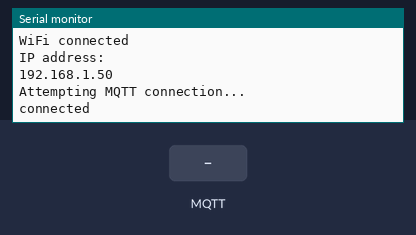
Recording of a sketch running on a simulated ESP32. On the bench: the last lines printed to the serial monitor. The test bench sets the inputs (shaded band). WiFi joins after 1.5 s; servers stay silent unless stated; random numbers use the default seed unless the sketch sets one; no MQTT or app messages arrive unless stated.

Above: at 2.7 s.
2.8 s: MQTT message "1" arrives on the first subscribed topic
At 2.96 s:
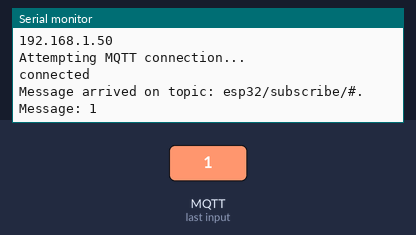
4.5 s: MQTT message "on" arrives on the first subscribed topic
At 4.9 s:
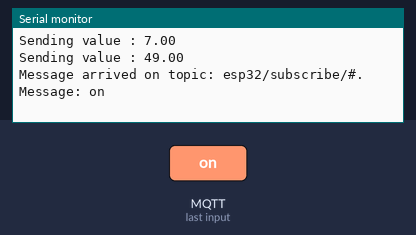
6.0 s: MQTT message "off" arrives on the first subscribed topic
Timing chart, 0 to 9.0 s (numbered marks = the images above; inputs shaded):
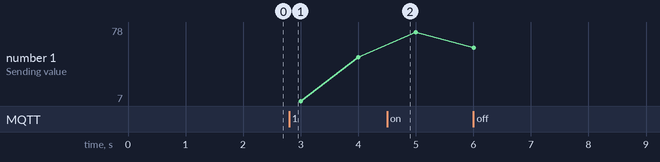

The sketch:

EspMqttClient.ino
```cpp
#include <WiFi.h>
#include <PubSubClient.h>
#include <Wire.h>

// Replace the next variables with your SSID/Password combination
const char* ssid = "SSID"; //SSID
const char* password = "Password"; //Password

// Must be a unique clientID
const char* clientId = "esp123";

// Replace the next variables with your RabitMQ inforamtions
const char* mqtt_server = "192.168.1.1"; //rabbitmq ip
const long mqtt_server_port = 1883; //rabbitmq port
const char* mqtt_topic_pub = "esp32/publish/esp123"; //clientId must be added
const char* mqtt_topic_sub = "esp32/subscribe/#";


WiFiClient espClient;
PubSubClient client(espClient);
long lastMsg = 0;
long loopCount = 0;
long delayTime = 0;


void setup() {
  Serial.begin(115200);

  setup_wifi();

  //strcat(mqtt_topic_pub, clientId);
  client.setServer(mqtt_server, mqtt_server_port);
  client.setCallback(callback);

}

void setup_wifi() {
  delay(10);
  // We start by connecting to a WiFi network
  Serial.println();
  Serial.print("Connecting to ");
  Serial.println(ssid);

  WiFi.begin(ssid, password);

  while (WiFi.status() != WL_CONNECTED) {
    delay(500);
    Serial.print(".");
  }

  Serial.println("");
  Serial.println("WiFi connected");
  Serial.println("IP address: ");
  Serial.println(WiFi.localIP());
}

void callback(char* topic, byte* message, unsigned int length) {
  Serial.print("Message arrived on topic: ");
  Serial.print(topic);
  Serial.print(". Message: ");
  String messageTemp;

  for (int i = 0; i < length; i++) {
    Serial.print((char)message[i]);
    messageTemp += (char)message[i];
  }
  Serial.println();

  if(String(topic).startsWith("esp32/subscribe/esp123/")) {
    Serial.println("DEVICE OVERLOADED!!");
  }
}

void reconnect() {
  // Loop until we're reconnected
  while (!client.connected()) {
    Serial.println("Attempting MQTT connection...");
    // Attempt to connect
    if (client.connect(clientId)) {
      Serial.println("connected");
      // Subscribe
      client.subscribe(mqtt_topic_sub);
    } else {
      Serial.print("failed, rc=");
      Serial.print(client.state());
      Serial.println(" try again in 5 seconds");
      // Wait 5 seconds before retrying
      delay(5000);
    }
  }
}
void loop() {
  if (!client.connected()) {
    reconnect();
  }
  client.loop();

  long now = millis();

  if(loopCount > 99)
    loopCount = 0;

  if (loopCount % 4 == 0) {
    delayTime = 2000;
  } else {
    delayTime = 0;
  }


  if (now - lastMsg > (1000 + delayTime)) {
    lastMsg = now;
    loopCount = loopCount + 1;

    // Convert the value to a char array
    char tempString[8];
    dtostrf(random(100), 1, 2, tempString);
    Serial.print("Sending value : ");
    Serial.println(tempString);
    client.publish(mqtt_topic_pub, tempString);

  }
}
```

Measured:
- after the input at 2.8 s, the serial monitor: prints a new line at once (image 1)
- after the input at 4.5 s, the serial monitor: prints a new line at once (image 2)
